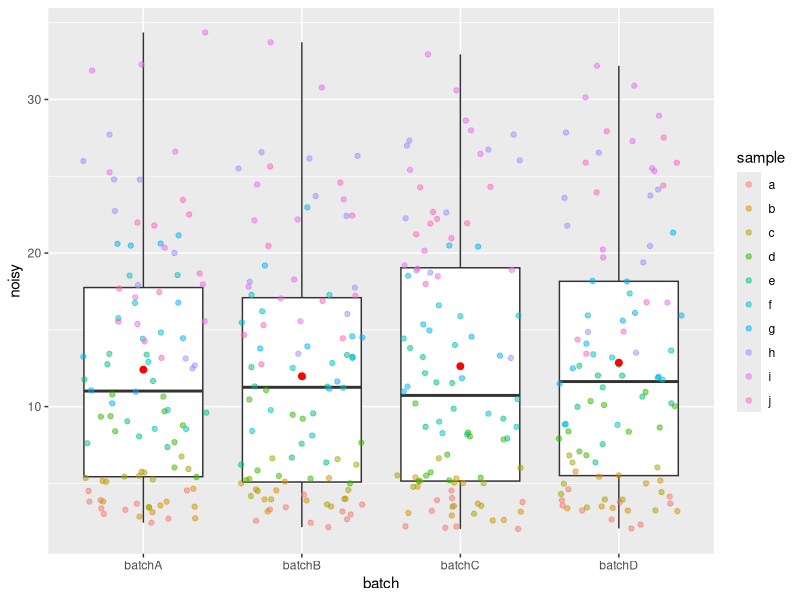
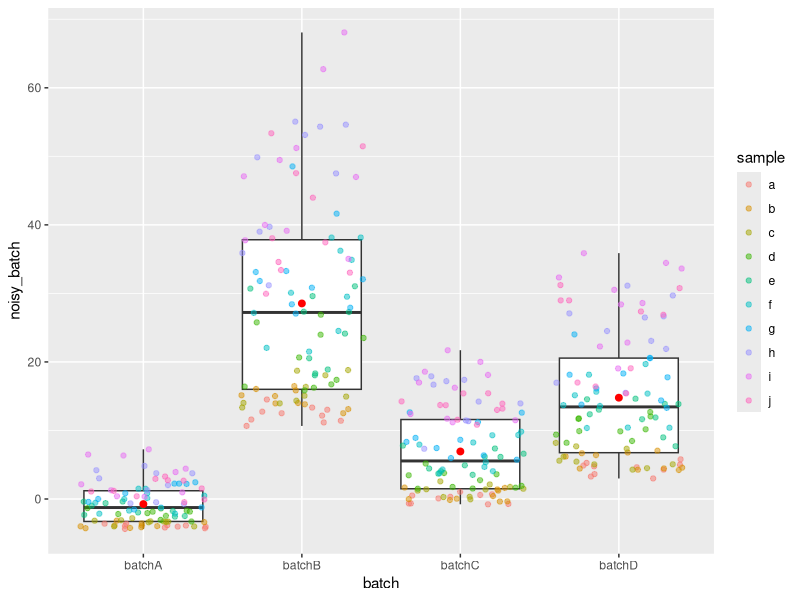
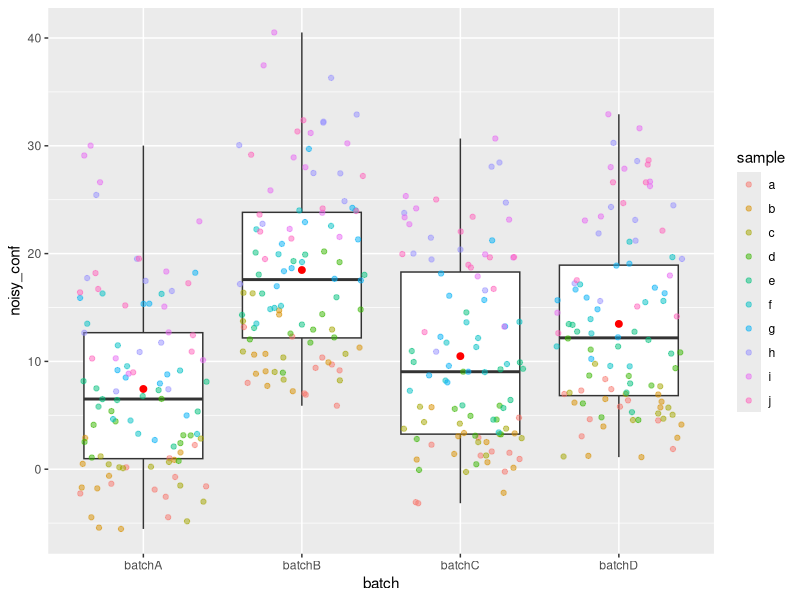
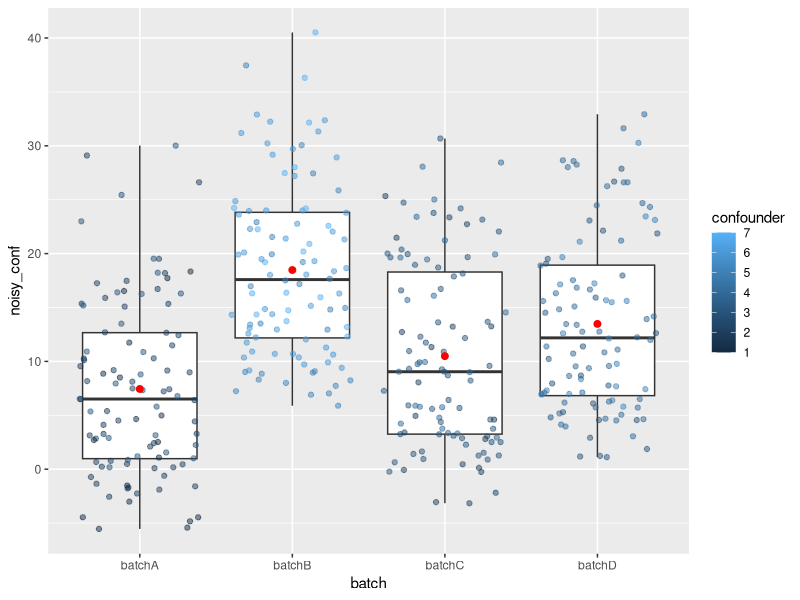
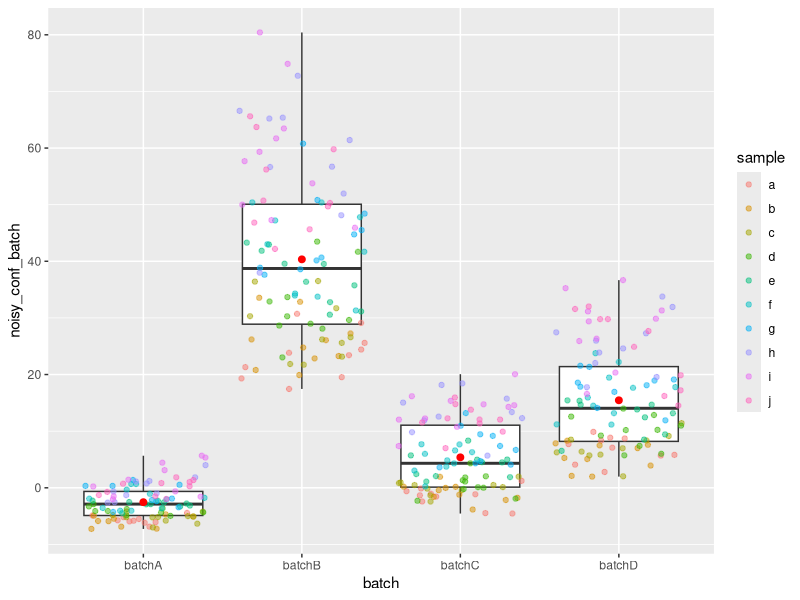
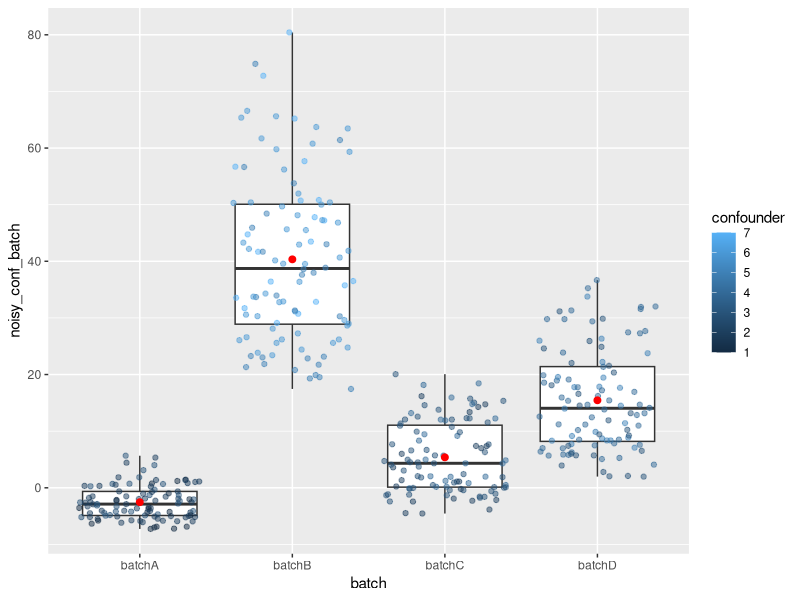
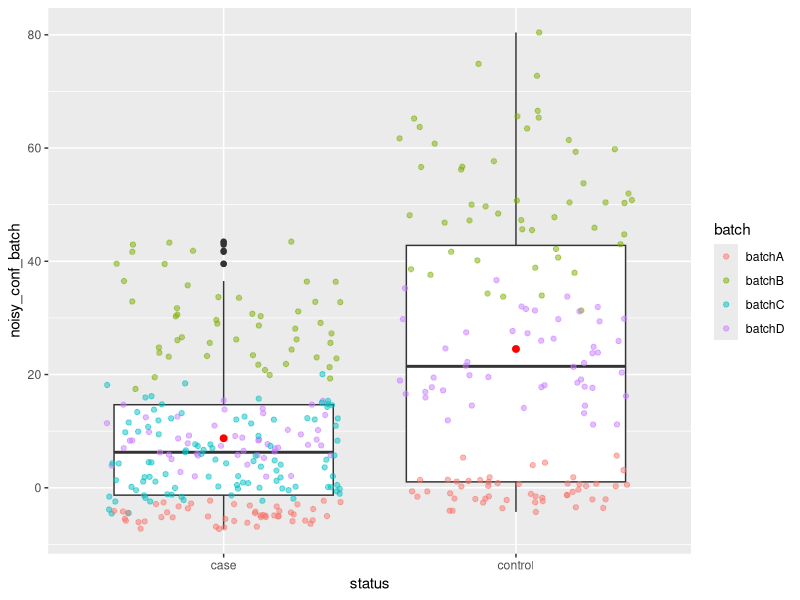

Here is the R script that generated these plots, in order:
# https://cran.r-project.org/web/packages/batchtma/vignettes/batchtma.html

library(tidyverse)

# We construct a toy dataset of 10 individuals (e.g., tumors), each with 40 
# measurements (e.g., cores on tissue microarrays) per batch. Unlike perhaps in 
# the real world, for each individual tumor, we also have measurements on all 
# the other batches.

df <- tibble(
  # Batches:
  batch = rep(paste0("batch", LETTERS[1:4]), times = 100),
  batchnum = rep(c(1, 5, 2, 3), times = 100),
  # Participants:
  sample = rep(letters[1:10], each = 40),
  # Instead of a confounder, we will use a random variable for now:
  random = runif(n = 400, min = -2, max = 2),
  # The true (usually unobservable biomarker value):
  true = rep(c(2, 2.5, 3, 5, 6, 8, 10, 12, 15, 12), each = 40),
  # The observed biomarker value with random error ("noise"):
  noisy = true + runif(max = true / 3, n = 400) * 4)

# We plot the biomarker values (y-axis) by batch (x-axis). Color/shape 
# symbolizes which participant/tumor the measurements came from. Boxes span from 
# the 25th to the 75th percentile (interquartile range); thick lines indicate 
# medians; red dots indicate means.

df %>% ggplot(aes(batch, noisy)) + 
  geom_boxplot() + 
  geom_jitter(aes(color = sample), alpha=0.5) + 
  stat_summary(fun = "mean", colour = "red", size = 2, geom = "point")


# Add batch effects
# We add systematic differences between batches such that there is differential 
# measurement error between batches in terms of mean and variance. As shown 
# above, true values were the same beyond random error.

df <- df %>%
  # Multiply by batch number to differentially change variance by batch,
  # divide by mean batch number to keep overall variance the same:
  mutate(noisy_batch = noisy * batchnum / mean(batchnum) + 
           # Similarly, change mean value per batch, 
           # keeping overall mean the same:
           batchnum * 3 - mean(batchnum) * 3)

df %>% ggplot(aes(batch, noisy_batch)) + 
  geom_boxplot() + 
  geom_jitter(aes(color = sample), alpha=0.5) + 
  stat_summary(fun = "mean", colour = "red", size = 2, geom = "point") 


# Set up example data with confounding present
# In general, confounding means that exposure and outcome share common causes. 
# Necessary—but not sufficient—properties of a confounder are that it needs to 
# be associated with the exposure (batch) and associated with the outcome(s) 
# (markers). For example, if systematically higher biomarker values due to batch 
# effects occur in a tissue microarray with a higher proportion of aggressive 
# tumors, then batch effect-adjusted biomarker values should account for the 
# differences in proportions of aggressive tumors.

# In the example, a new variable for the biomarker is generated that is affected 
# by both confounding and batch effects. First, biomarker values with random 
# error, noisy, are forced to be associated with the confounder, which in turn 
# is associated with batch. These values, noisy_conf, should be considered the 
# new “ground truth.”

set.seed(123)  # for reproducibility
df <- df %>%
  # Make confounder associated with batch:
  mutate(confounder = round(batchnum + runif(n = 200, max = 2)),
         # Make biomarker values associated with confounder:
         noisy_conf = noisy + confounder * 3 - mean(confounder) * 3)

df %>% ggplot(aes(batch, noisy_conf)) + 
  geom_boxplot() + 
  geom_jitter(aes(color = sample), alpha=0.5) + 
  stat_summary(fun = "mean", colour = "red", size = 2, geom = "point") 

df %>% ggplot(aes(batch, noisy_conf)) + 
  geom_boxplot() + 
  geom_jitter(aes(color = confounder), alpha=0.5) + 
  stat_summary(fun = "mean", colour = "red", size = 2, geom = "point") 

# Second, batch effects for mean and variance are added.

df <- df %>% 
  # Add batch effects to confounded biomarker values:
  mutate(noisy_conf_batch = noisy_conf * batchnum / mean(batchnum) + 
           batchnum * 3 - mean(batchnum) * 3)

df %>% ggplot(aes(batch, noisy_conf_batch)) + 
  geom_boxplot() + 
  geom_jitter(aes(color = sample), alpha=0.5) + 
  stat_summary(fun = "mean", colour = "red", size = 2, geom = "point") 

df %>% ggplot(aes(batch, noisy_conf_batch)) + 
  geom_boxplot() + 
  geom_jitter(aes(color = confounder), alpha=0.5) + 
  stat_summary(fun = "mean", colour = "red", size = 2, geom = "point") 

# label samples a-e as "cases" and the others as "controls"
df <- df %>% 
  # label cases and controls:
  mutate(status = if_else(sample %in% letters[1:5], "case", "control" ))

# reassign the controls in batchC (batch 2) to cases
df <- df %>% mutate(status = ifelse(batchnum == 2 & status == "control",
                                    "case",
                                    status))

df %>% ggplot(aes(status, noisy_conf_batch)) +
  geom_boxplot() +
  geom_jitter(aes(color = batch), alpha=0.5) +
  stat_summary(fun = "mean", colour = "red", size = 2, geom = "point") 
